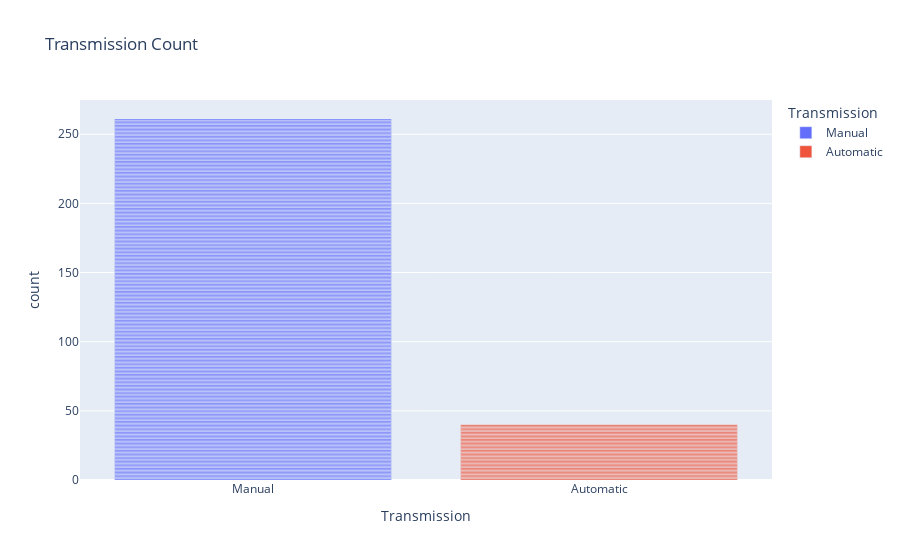

Here is the notebook cell this chart was saved with:
### Code cell
px.bar(df,"Transmission",title="Transmission Count",color="Transmission")

### Figure 1 — Plotly figure (JSON) as saved in the notebook; plotly's stock layout.template omitted (floating-point values rounded to 4 significant figures; data arrays with more than 128 entries replaced by an {"elided": "..."} marker saying what was removed)
{"data": [{"alignmentgroup": "True", "hovertemplate": "Transmission=%{x}<br>count=%{y}<extra></extra>", "legendgroup": "Manual", "marker": {"color": "#636efa", "pattern": {"shape": ""}}, "name": "Manual", "offsetgroup": "Manual", "orientation": "v", "showlegend": true, "textposition": "auto", "x": {"elided": "261 str values"}, "xaxis": "x", "y": {"elided": "261 int values"}, "yaxis": "y", "type": "bar"}, {"alignmentgroup": "True", "hovertemplate": "Transmission=%{x}<br>count=%{y}<extra></extra>", "legendgroup": "Automatic", "marker": {"color": "#EF553B", "pattern": {"shape": ""}}, "name": "Automatic", "offsetgroup": "Automatic", "orientation": "v", "showlegend": true, "textposition": "auto", "x": ["Automatic", "Automatic", "Automatic", "Automatic", "Automatic", "Automatic", "Automatic", "Automatic", "Automatic", "Automatic", "Automatic", "Automatic", "Automatic", "Automatic", "Automatic", "Automatic", "Automatic", "Automatic", "Automatic", "Automatic", "Automatic", "Automatic", "Automatic", "Automatic", "Automatic", "Automatic", "Automatic", "Automatic", "Automatic", "Automatic", "Automatic", "Automatic", "Automatic", "Automatic", "Automatic", "Automatic", "Automatic", "Automatic", "Automatic", "Automatic"], "xaxis": "x", "y": [1, 1, 1, 1, 1, 1, 1, 1, 1, 1, 1, 1, 1, 1, 1, 1, 1, 1, 1, 1, 1, 1, 1, 1, 1, 1, 1, 1, 1, 1, 1, 1, 1, 1, 1, 1, 1, 1, 1, 1], "yaxis": "y", "type": "bar"}], "layout": {"xaxis": {"anchor": "y", "domain": [0.0, 1.0], "title": {"text": "Transmission"}, "categoryorder": "array", "categoryarray": ["Manual", "Automatic"]}, "yaxis": {"anchor": "x", "domain": [0.0, 1.0], "title": {"text": "count"}}, "legend": {"title": {"text": "Transmission"}, "tracegroupgap": 0}, "title": {"text": "Transmission Count"}, "barmode": "relative"}}
